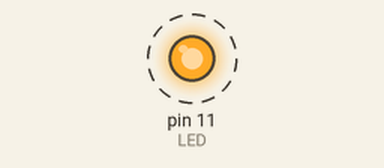
Simulated run of this sketch. Board: Arduino Uno, built with avr-gcc and run on an emulated ATmega328P. Parts: output pins drawn as LEDs (lit = HIGH). Dashed ring = blinking.

Above: at 0.12 s.
Timing chart, 0 to 3.0 s (numbered marks = the images above):
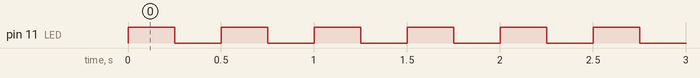

The sketch:

robo_led.ino
```cpp
#define LED 11

void setup() {
  pinMode(LED,OUTPUT);


}

void loop() {
  // put your main code here, to run repeatedly:
   digitalWrite(LED_BUILTIN,HIGH);
  digitalWrite(LED,HIGH);
  delay(250);
  digitalWrite(LED,LOW);
  delay(250);
}
```

Measured:
- by itself, pin 11 (LED): alternates HIGH for 0.25 s and LOW for 0.25 s
